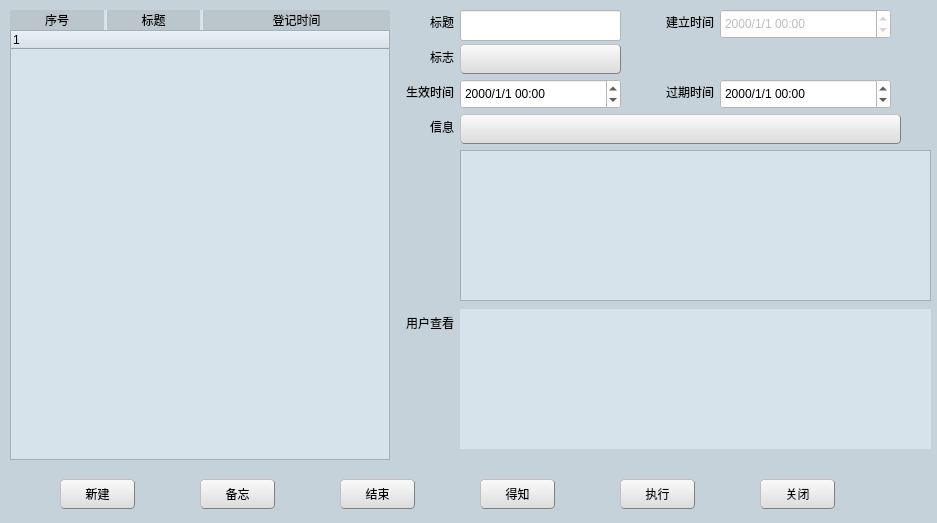
<?xml version="1.0" encoding="UTF-8"?>
<ui version="4.0">
 <class>MemorandumDialog</class>
 <widget class="QDialog" name="MemorandumDialog">
  <property name="geometry">
   <rect>
    <x>0</x>
    <y>0</y>
    <width>937</width>
    <height>523</height>
   </rect>
  </property>
  <property name="windowTitle">
   <string>备忘信息窗口 - TDCS/CTC3.0 通用车站操作终端</string>
  </property>
  <property name="styleSheet">
   <string notr="true">background-color: rgb(198, 210, 218);</string>
  </property>
  <widget class="QLabel" name="label_4">
   <property name="geometry">
    <rect>
     <x>660</x>
     <y>9</y>
     <width>54</width>
     <height>25</height>
    </rect>
   </property>
   <property name="text">
    <string>建立时间</string>
   </property>
   <property name="alignment">
    <set>Qt::AlignRight|Qt::AlignTrailing|Qt::AlignVCenter</set>
   </property>
  </widget>
  <widget class="QPushButton" name="pushButton_8">
   <property name="geometry">
    <rect>
     <x>460</x>
     <y>44</y>
     <width>161</width>
     <height>30</height>
    </rect>
   </property>
   <property name="styleSheet">
    <string notr="true">QPushButton{background-color: rgb(240, 240, 240);}
QPushButton{border:1px groove gray;border-radius:4px;padding:2px 4px;border-style:outset;}
QPushButton:hover{background-color: rgb(229, 241, 251);color:black}
QPushButton:pressed{background-color: rgb(204, 228, 247);border-style:inset}
QPushButton{background-color: qlineargradient(spread:pad, x1:0, y1:1, x2:0, y2:0, stop:0 rgba(220, 220, 220, 255), stop:1 rgba(250, 250, 250, 255));}
QPushButton{text-align: left;}</string>
   </property>
   <property name="text">
    <string/>
   </property>
  </widget>
  <widget class="QPushButton" name="pushButton_6">
   <property name="geometry">
    <rect>
     <x>620</x>
     <y>479</y>
     <width>75</width>
     <height>30</height>
    </rect>
   </property>
   <property name="styleSheet">
    <string notr="true">QPushButton{background-color: rgb(240, 240, 240);}
QPushButton{border:1px groove gray;border-radius:4px;padding:2px 4px;border-style:outset;}
QPushButton:hover{background-color: rgb(229, 241, 251);color:black}
QPushButton:pressed{background-color: rgb(204, 228, 247);border-style:inset}
QPushButton{background-color: qlineargradient(spread:pad, x1:0, y1:1, x2:0, y2:0, stop:0 rgba(220, 220, 220, 255), stop:1 rgba(250, 250, 250, 255));}</string>
   </property>
   <property name="text">
    <string>执行</string>
   </property>
  </widget>
  <widget class="QLabel" name="label_5">
   <property name="geometry">
    <rect>
     <x>660</x>
     <y>79</y>
     <width>54</width>
     <height>25</height>
    </rect>
   </property>
   <property name="text">
    <string>过期时间</string>
   </property>
   <property name="alignment">
    <set>Qt::AlignRight|Qt::AlignTrailing|Qt::AlignVCenter</set>
   </property>
  </widget>
  <widget class="QPushButton" name="pushButton_5">
   <property name="geometry">
    <rect>
     <x>480</x>
     <y>479</y>
     <width>75</width>
     <height>30</height>
    </rect>
   </property>
   <property name="styleSheet">
    <string notr="true">QPushButton{background-color: rgb(240, 240, 240);}
QPushButton{border:1px groove gray;border-radius:4px;padding:2px 4px;border-style:outset;}
QPushButton:hover{background-color: rgb(229, 241, 251);color:black}
QPushButton:pressed{background-color: rgb(204, 228, 247);border-style:inset}
QPushButton{background-color: qlineargradient(spread:pad, x1:0, y1:1, x2:0, y2:0, stop:0 rgba(220, 220, 220, 255), stop:1 rgba(250, 250, 250, 255));}</string>
   </property>
   <property name="text">
    <string>得知</string>
   </property>
  </widget>
  <widget class="QDateTimeEdit" name="dateTimeEdit_4">
   <property name="enabled">
    <bool>false</bool>
   </property>
   <property name="geometry">
    <rect>
     <x>720</x>
     <y>9</y>
     <width>171</width>
     <height>30</height>
    </rect>
   </property>
   <property name="styleSheet">
    <string notr="true">background-color: rgb(255, 255, 255);</string>
   </property>
   <property name="displayFormat">
    <string>yyyy/M/d HH:mm</string>
   </property>
  </widget>
  <widget class="QPushButton" name="pushButton_4">
   <property name="geometry">
    <rect>
     <x>340</x>
     <y>479</y>
     <width>75</width>
     <height>30</height>
    </rect>
   </property>
   <property name="styleSheet">
    <string notr="true">QPushButton{background-color: rgb(240, 240, 240);}
QPushButton{border:1px groove gray;border-radius:4px;padding:2px 4px;border-style:outset;}
QPushButton:hover{background-color: rgb(229, 241, 251);color:black}
QPushButton:pressed{background-color: rgb(204, 228, 247);border-style:inset}
QPushButton{background-color: qlineargradient(spread:pad, x1:0, y1:1, x2:0, y2:0, stop:0 rgba(220, 220, 220, 255), stop:1 rgba(250, 250, 250, 255));}</string>
   </property>
   <property name="text">
    <string>结束</string>
   </property>
  </widget>
  <widget class="QPushButton" name="pushButton_7">
   <property name="geometry">
    <rect>
     <x>760</x>
     <y>479</y>
     <width>75</width>
     <height>30</height>
    </rect>
   </property>
   <property name="styleSheet">
    <string notr="true">QPushButton{background-color: rgb(240, 240, 240);}
QPushButton{border:1px groove gray;border-radius:4px;padding:2px 4px;border-style:outset;}
QPushButton:hover{background-color: rgb(229, 241, 251);color:black}
QPushButton:pressed{background-color: rgb(204, 228, 247);border-style:inset}
QPushButton{background-color: qlineargradient(spread:pad, x1:0, y1:1, x2:0, y2:0, stop:0 rgba(220, 220, 220, 255), stop:1 rgba(250, 250, 250, 255));}</string>
   </property>
   <property name="text">
    <string>关闭</string>
   </property>
  </widget>
  <widget class="QLabel" name="label">
   <property name="geometry">
    <rect>
     <x>400</x>
     <y>9</y>
     <width>54</width>
     <height>25</height>
    </rect>
   </property>
   <property name="text">
    <string>标题</string>
   </property>
   <property name="alignment">
    <set>Qt::AlignRight|Qt::AlignTrailing|Qt::AlignVCenter</set>
   </property>
  </widget>
  <widget class="QDateTimeEdit" name="dateTimeEdit_3">
   <property name="geometry">
    <rect>
     <x>460</x>
     <y>79</y>
     <width>161</width>
     <height>30</height>
    </rect>
   </property>
   <property name="styleSheet">
    <string notr="true">background-color: rgb(255, 255, 255);</string>
   </property>
   <property name="displayFormat">
    <string>yyyy/M/d HH:mm</string>
   </property>
  </widget>
  <widget class="QDateTimeEdit" name="dateTimeEdit_5">
   <property name="geometry">
    <rect>
     <x>720</x>
     <y>79</y>
     <width>171</width>
     <height>30</height>
    </rect>
   </property>
   <property name="styleSheet">
    <string notr="true">background-color: rgb(255, 255, 255);</string>
   </property>
   <property name="displayFormat">
    <string>yyyy/M/d HH:mm</string>
   </property>
  </widget>
  <widget class="QLabel" name="label_2">
   <property name="geometry">
    <rect>
     <x>400</x>
     <y>44</y>
     <width>54</width>
     <height>25</height>
    </rect>
   </property>
   <property name="text">
    <string>标志</string>
   </property>
   <property name="alignment">
    <set>Qt::AlignRight|Qt::AlignTrailing|Qt::AlignVCenter</set>
   </property>
  </widget>
  <widget class="QPushButton" name="pushButton_2">
   <property name="geometry">
    <rect>
     <x>60</x>
     <y>479</y>
     <width>75</width>
     <height>30</height>
    </rect>
   </property>
   <property name="styleSheet">
    <string notr="true">QPushButton{background-color: rgb(240, 240, 240);}
QPushButton{border:1px groove gray;border-radius:4px;padding:2px 4px;border-style:outset;}
QPushButton:hover{background-color: rgb(229, 241, 251);color:black}
QPushButton:pressed{background-color: rgb(204, 228, 247);border-style:inset}
QPushButton{background-color: qlineargradient(spread:pad, x1:0, y1:1, x2:0, y2:0, stop:0 rgba(220, 220, 220, 255), stop:1 rgba(250, 250, 250, 255));}</string>
   </property>
   <property name="text">
    <string>新建</string>
   </property>
  </widget>
  <widget class="QPushButton" name="pushButton_3">
   <property name="geometry">
    <rect>
     <x>200</x>
     <y>479</y>
     <width>75</width>
     <height>30</height>
    </rect>
   </property>
   <property name="styleSheet">
    <string notr="true">QPushButton{background-color: rgb(240, 240, 240);}
QPushButton{border:1px groove gray;border-radius:4px;padding:2px 4px;border-style:outset;}
QPushButton:hover{background-color: rgb(229, 241, 251);color:black}
QPushButton:pressed{background-color: rgb(204, 228, 247);border-style:inset}
QPushButton{background-color: qlineargradient(spread:pad, x1:0, y1:1, x2:0, y2:0, stop:0 rgba(220, 220, 220, 255), stop:1 rgba(250, 250, 250, 255));}</string>
   </property>
   <property name="text">
    <string>备忘</string>
   </property>
  </widget>
  <widget class="QLabel" name="label_6">
   <property name="geometry">
    <rect>
     <x>400</x>
     <y>114</y>
     <width>54</width>
     <height>25</height>
    </rect>
   </property>
   <property name="text">
    <string>信息</string>
   </property>
   <property name="alignment">
    <set>Qt::AlignRight|Qt::AlignTrailing|Qt::AlignVCenter</set>
   </property>
  </widget>
  <widget class="QLabel" name="label_3">
   <property name="geometry">
    <rect>
     <x>400</x>
     <y>79</y>
     <width>54</width>
     <height>25</height>
    </rect>
   </property>
   <property name="text">
    <string>生效时间</string>
   </property>
   <property name="alignment">
    <set>Qt::AlignRight|Qt::AlignTrailing|Qt::AlignVCenter</set>
   </property>
  </widget>
  <widget class="QLabel" name="label_7">
   <property name="geometry">
    <rect>
     <x>400</x>
     <y>310</y>
     <width>54</width>
     <height>25</height>
    </rect>
   </property>
   <property name="text">
    <string>用户查看</string>
   </property>
   <property name="alignment">
    <set>Qt::AlignRight|Qt::AlignTrailing|Qt::AlignVCenter</set>
   </property>
  </widget>
  <widget class="QPushButton" name="pushButton">
   <property name="geometry">
    <rect>
     <x>460</x>
     <y>114</y>
     <width>441</width>
     <height>30</height>
    </rect>
   </property>
   <property name="styleSheet">
    <string notr="true">QPushButton{background-color: rgb(240, 240, 240);}
QPushButton{border:1px groove gray;border-radius:4px;padding:2px 4px;border-style:outset;}
QPushButton:hover{background-color: rgb(229, 241, 251);color:black}
QPushButton:pressed{background-color: rgb(204, 228, 247);border-style:inset}
QPushButton{background-color: qlineargradient(spread:pad, x1:0, y1:1, x2:0, y2:0, stop:0 rgba(220, 220, 220, 255), stop:1 rgba(250, 250, 250, 255));}
QPushButton{text-align: left;}</string>
   </property>
   <property name="text">
    <string/>
   </property>
  </widget>
  <widget class="QWidget" name="widget" native="true">
   <property name="geometry">
    <rect>
     <x>10</x>
     <y>10</y>
     <width>380</width>
     <height>450</height>
    </rect>
   </property>
   <property name="minimumSize">
    <size>
     <width>380</width>
     <height>450</height>
    </size>
   </property>
   <property name="styleSheet">
    <string notr="true">
background-color: rgb(214, 227, 235);</string>
   </property>
   <layout class="QVBoxLayout" name="verticalLayout" stretch="0,1">
    <property name="spacing">
     <number>0</number>
    </property>
    <property name="leftMargin">
     <number>0</number>
    </property>
    <property name="topMargin">
     <number>0</number>
    </property>
    <property name="rightMargin">
     <number>0</number>
    </property>
    <property name="bottomMargin">
     <number>0</number>
    </property>
    <item>
     <widget class="QWidget" name="widget_3" native="true">
      <property name="minimumSize">
       <size>
        <width>0</width>
        <height>20</height>
       </size>
      </property>
      <property name="styleSheet">
       <string notr="true"/>
      </property>
      <layout class="QHBoxLayout" name="horizontalLayout" stretch="1,1,2">
       <property name="spacing">
        <number>3</number>
       </property>
       <property name="leftMargin">
        <number>0</number>
       </property>
       <property name="topMargin">
        <number>0</number>
       </property>
       <property name="rightMargin">
        <number>0</number>
       </property>
       <property name="bottomMargin">
        <number>0</number>
       </property>
       <item>
        <widget class="QLabel" name="label_9">
         <property name="styleSheet">
          <string notr="true">
background-color: rgb(187, 197, 204);</string>
         </property>
         <property name="text">
          <string>序号</string>
         </property>
         <property name="alignment">
          <set>Qt::AlignCenter</set>
         </property>
        </widget>
       </item>
       <item>
        <widget class="QLabel" name="label_10">
         <property name="styleSheet">
          <string notr="true">background-color: rgb(187, 197, 204);</string>
         </property>
         <property name="text">
          <string>标题</string>
         </property>
         <property name="alignment">
          <set>Qt::AlignCenter</set>
         </property>
        </widget>
       </item>
       <item>
        <widget class="QLabel" name="label_11">
         <property name="styleSheet">
          <string notr="true">background-color: rgb(187, 197, 204);</string>
         </property>
         <property name="text">
          <string>登记时间</string>
         </property>
         <property name="alignment">
          <set>Qt::AlignCenter</set>
         </property>
        </widget>
       </item>
      </layout>
     </widget>
    </item>
    <item>
     <widget class="QTreeWidget" name="treeWidget">
      <column>
       <property name="text">
        <string notr="true">1</string>
       </property>
      </column>
     </widget>
    </item>
   </layout>
  </widget>
  <widget class="QWidget" name="widget_2" native="true">
   <property name="geometry">
    <rect>
     <x>460</x>
     <y>309</y>
     <width>471</width>
     <height>140</height>
    </rect>
   </property>
   <property name="minimumSize">
    <size>
     <width>440</width>
     <height>140</height>
    </size>
   </property>
   <property name="styleSheet">
    <string notr="true">background-color: rgb(214, 227, 235);</string>
   </property>
   <layout class="QVBoxLayout" name="verticalLayout_2"/>
  </widget>
  <widget class="QTextEdit" name="textEdit">
   <property name="geometry">
    <rect>
     <x>460</x>
     <y>150</y>
     <width>471</width>
     <height>151</height>
    </rect>
   </property>
   <property name="styleSheet">
    <string notr="true">background-color: rgb(214, 227, 235);</string>
   </property>
  </widget>
  <widget class="QLineEdit" name="lineEdit">
   <property name="geometry">
    <rect>
     <x>460</x>
     <y>10</y>
     <width>161</width>
     <height>31</height>
    </rect>
   </property>
   <property name="styleSheet">
    <string notr="true">background-color: rgb(255, 255, 255);</string>
   </property>
  </widget>
 </widget>
 <resources/>
 <connections/>
</ui>
